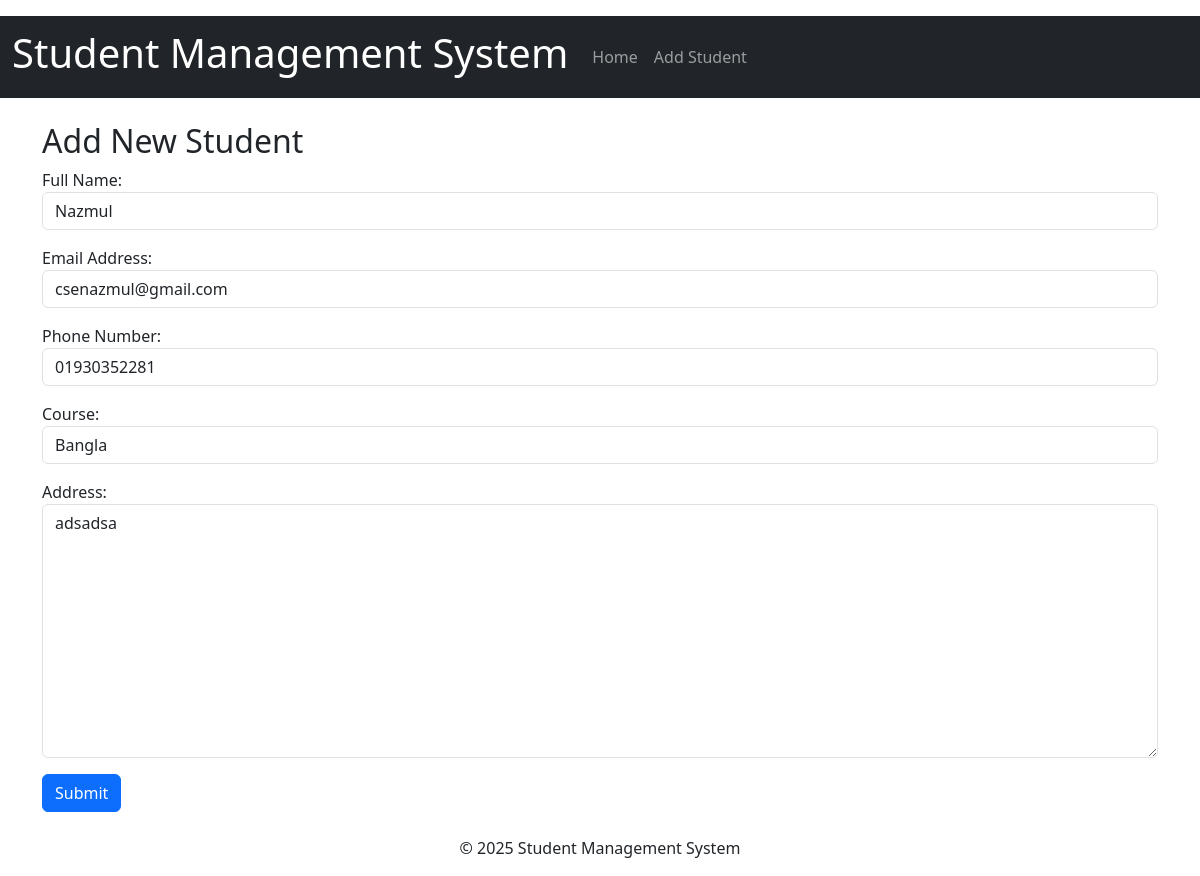
The app's page /edit/1/, older data.
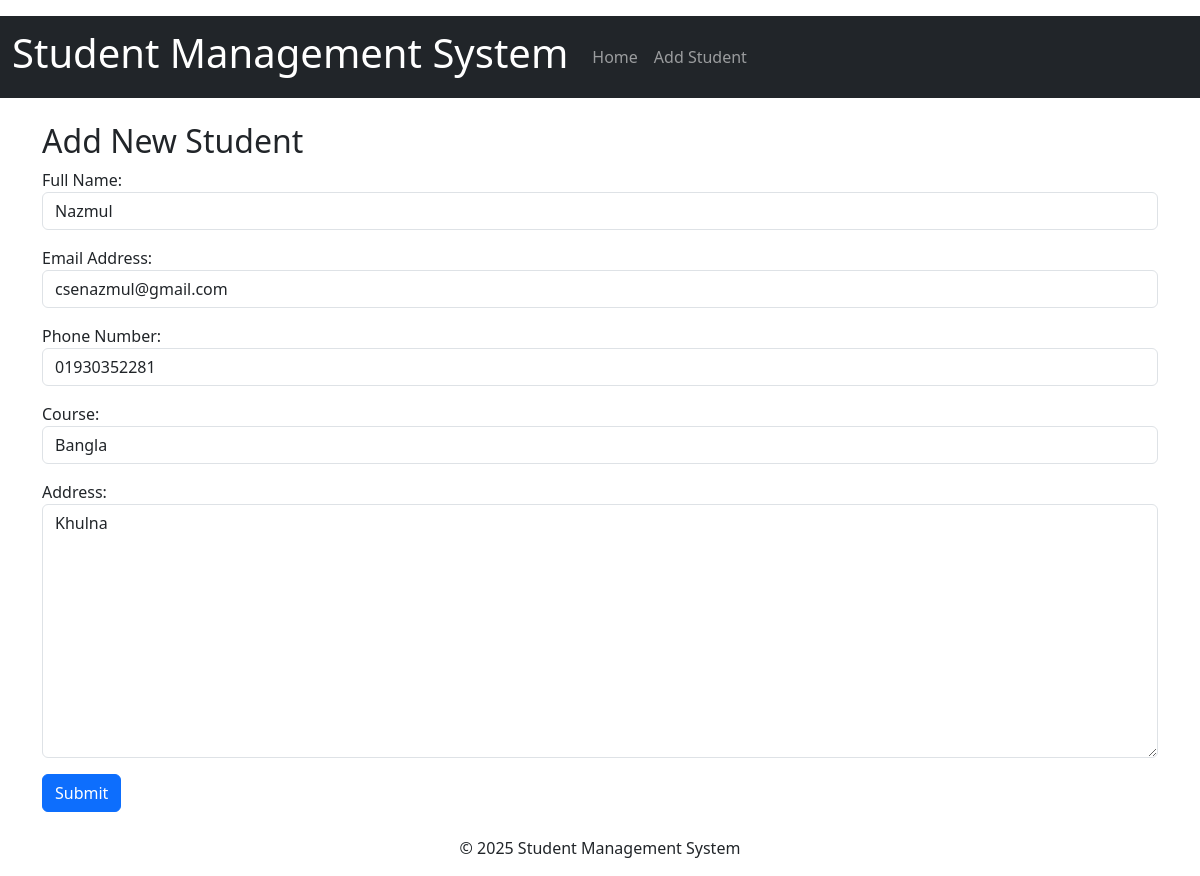
The same page, newer data.
### students/models.py (models this page shows, shortened)
class Student(models.Model):
    name = models.CharField(max_length=100)
    email = models.EmailField(max_length=100)   # EmailField is a built-in field type in Django for storing email addresses
    phone = models.CharField(max_length=20)
    course = models.CharField(max_length=100)   # CharField is a built-in field type in Django for storing character strings
    address = models.TextField()                # TextField is a built-in field type in Django for storing large text
    date_created = models.DateTimeField(auto_now_add=True)  # DateTimeField is a built-in field type in Django for storing date and time
    date_updated = models.DateTimeField(auto_now=True)      # auto_now_add=True automatically set the field to now when the object is first created

### students/views.py (the view)
# urls.py: path('edit/<int:id>/', views.edit_student, name='edit_student'),
def edit_student(request, id):
    student = get_object_or_404(Student, id=id)
    if request.method == 'POST':
        form = StudentForm(request.POST, instance=student)
        if form.is_valid():
            form.save()
            messages.success(request, 'Student record updated successfully!')
            return redirect('student_list')
    else:
        form = StudentForm(instance=student)
    return render(request, 'students/student_form.html', {'form': form})

### students/forms.py
class StudentForm(forms.ModelForm):
    class Meta:
        model = Student
        fields = ['name', 'email', 'phone', 'course', 'address']
        labels = {
            'name': 'Full Name',
            'email': 'Email Address',
            'phone': 'Phone Number',
            'course': 'Course',
            'address': 'Address'
        }
        widgets = {
            'name': forms.TextInput(attrs={'class': 'form-control'}),
            'email': forms.EmailInput(attrs={'class': 'form-control'}),
            'phone': forms.TextInput(attrs={'class': 'form-control'}),
            'course': forms.TextInput(attrs={'class': 'form-control'}),
            'address': forms.Textarea(attrs={'class': 'form-control'})
        }

### students/templates/students/student_form.html (shortened to what this page needs)
{% extends 'students/base.html' %}
{% block content %}
<h2>Add New Student</h2>
<form method="post">
    {{ form.as_p }}
    <button type="submit" class="btn btn-primary">Submit</button>
</form>
{% endblock %}

Row changes from the older to the newer data that the page shows:
changed Student "Nazmul": address "adsadsa" → "Khulna"
